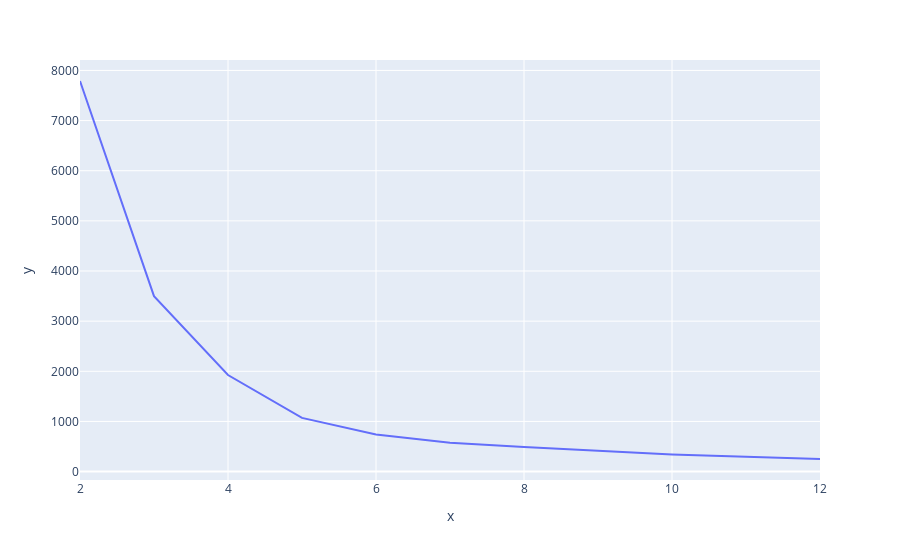

The notebook cell saved with this chart:
### Code cell
# Create line plot of `inertia_errors` vs `n_clusters`
fig = px.line(x = n_clusters, y= inertia_errors)

fig.show()

### Figure 1 — Plotly figure (JSON) as saved in the notebook; plotly's stock layout.template omitted (floating-point values rounded to 4 significant figures)
{"data": [{"hovertemplate": "x=%{x}<br>y=%{y}<extra></extra>", "legendgroup": "", "line": {"color": "#636efa", "dash": "solid"}, "marker": {"symbol": "circle"}, "mode": "lines", "name": "", "orientation": "v", "showlegend": false, "type": "scatter", "x": [2, 3, 4, 5, 6, 7, 8, 9, 10, 11, 12], "xaxis": "x", "y": [7789.0, 3498.0, 1926.0, 1070.0, 738.4, 577.1, 487.9, 409.7, 343.3, 295.1, 251.1], "yaxis": "y"}], "layout": {"legend": {"tracegroupgap": 0}, "margin": {"t": 60}, "xaxis": {"anchor": "y", "domain": [0, 1], "title": {"text": "x"}}, "yaxis": {"anchor": "x", "domain": [0, 1], "title": {"text": "y"}}}}
